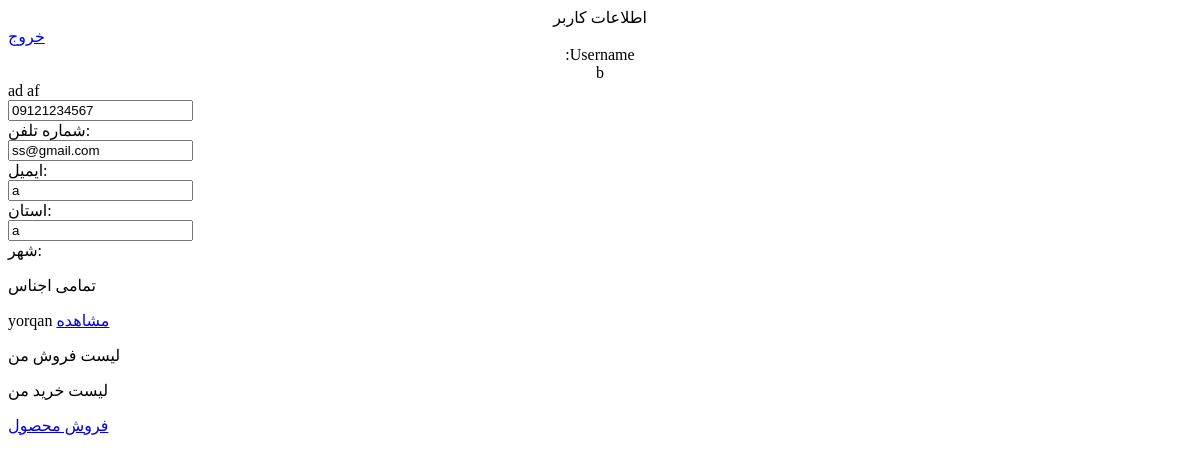
The app's page /shopping/dashboard (signed in), older data.
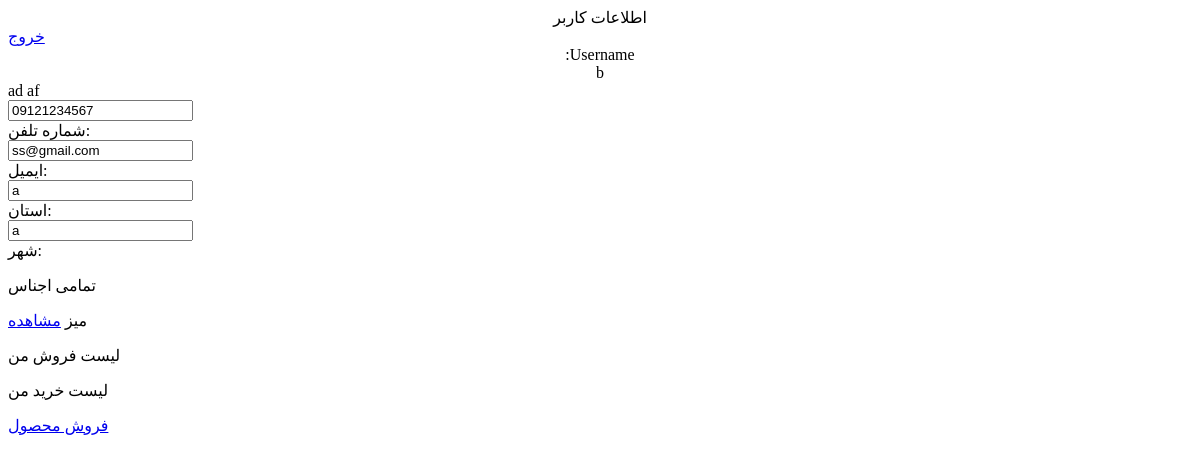
The same page, newer data.
### shopping/models.py (models this page shows, shortened)
class ShoppingUser(models.Model):
    user = models.OneToOneField(User, on_delete=models.CASCADE, related_name='shopping_user')
    first_name = models.CharField(max_length=40)
    last_name = models.CharField(max_length=40)
    email = models.EmailField()
    phone_number = models.CharField(max_length=20, validators=[
        RegexValidator(regex=r'^((\+|00)\d{11,12})|(09\d{9})$',
                       message="شماره تلفن نامعتبر است")], null=True, blank=True)  # null=True and Blank=True if not required
    province = models.CharField(max_length=40, null=True, blank=True)  # province should be a choice
    city = models.CharField(max_length=40, null=True, blank=True)

class User(AbstractUser):
    pass

class Product(models.Model):
    name = models.CharField(max_length=140)
    price = models.IntegerField(null=True)
    description = models.CharField(max_length=500, null=True)
    seller = models.ForeignKey(ShoppingUser, on_delete=models.SET_NULL, related_name='buyer', null=True)
    buyer = models.ForeignKey(ShoppingUser, on_delete=models.SET_NULL, related_name='seller', null=True)
    status = models.CharField(max_length=30)  # 'for sale' or 'sold'
    picture = models.FileField(upload_to='pics/', null=True)

### shopping/views.py (the view)
# urls.py: path('dashboard', views.dashboard, name='dashboard'),
def dashboard(request):  # , action):
    if not request.user.is_authenticated:
        return render(request, 'shopping/error.html', {'error_message': error_not_authenticated})
    if not hasattr(request.user, 'shopping_user'):
        shopping_user = ShoppingUser(user=request.user)
        shopping_user.save()
    shopping_user = request.user.shopping_user
    for_sale = Product.objects.filter(seller=shopping_user).filter(status='for sale')
    bought = Product.objects.filter(buyer=shopping_user).filter(status='sold')
    all_products = Product.objects.all()
    return render(request, 'shopping/dashboard.html',
                  {'user': request.user.shopping_user,
                   'for_sale': for_sale,
                   'bought': bought,
                   'all_products': all_products})

### shopping/templates/shopping/dashboard.html (shortened to what this page needs)
<head><title>داشبورد کاربر</title></head>
{% load staticfiles %}
{% load static %}
{% block content %}
    <div id="panel-header">
        <div id="panel-header" align="center">اطلاعات کاربر</div>
    </div>
    <div>
    <a href="/shopping/signout">خروج</a>
    </div>
    <div class="panel-group col-md-12 col-sm-12 col-lg-12">
        <div class="panel panel-info col-md-3 col-sm-12">
            <div align="center">:Username</div>
            <div align="center" class="panel-body">{{ user.user }}</div>
        </div>
        <div class="panel panel-info col-md-9 col-sm-12">
            <div class="panel-heading">{{ user.first_name }} {{ user.last_name }}</div>
            <div class="row panel-body">
                <div class="col-xs-6"><input type="text" id="staticField" readonly
                                             class="form-control-plaintext form-control"
                                             placeholder="شماره تلفن"
                                             value="{{ user.phone_number }}"></div>
                <div class="col-xs-6">شماره تلفن:‌</div>
            </div>
            <div class="row panel-body">
                <div class="col-xs-6"><input type="text" id="staticField" readonly
                                             class="form-control-plaintext form-control"
                                             placeholder="ایمیل"
                                             value="{{ user.email }}"></div>
                <div class="col-xs-6">ایمیل:‌</div>
            </div>
            <div class="row panel-body">
                <div class="col-xs-6"><input type="text" id="staticField" readonly
                                             class="form-control-plaintext form-control"
                                             placeholder="استان"
                                             value="{{ user.province}}"></div>
                <div class="col-xs-6">استان:‌</div>
            </div>
            <div class="row panel-body">
                <div class="col-xs-6"><input type="text" id="staticField" readonly
                                             class="form-control-plaintext form-control"
                                             placeholder="شهر"
                                             value="{{ user.city}}"></div>
                <div class="col-xs-6">شهر:‌</div>
            </div>
        </div>
    </div>
    <div>
        <p>تمامی اجناس
        </p>
    {% for product in all_products %}
    {{ product.name }}
        <a href="/shopping/view_product/{{product.id  }}">مشاهده </a>
    {% endfor %}
    </div>
    <div>
        <p>لیست فروش من
        </p>
    </div>
    <div>
        <p>لیست خرید من
        </p>
    </div>
    <a href="/shopping/add_product">فروش محصول</a>
{% endblock %}

Row changes from the older to the newer data that the page shows:
changed Product: name "yorqan" → "میز"
